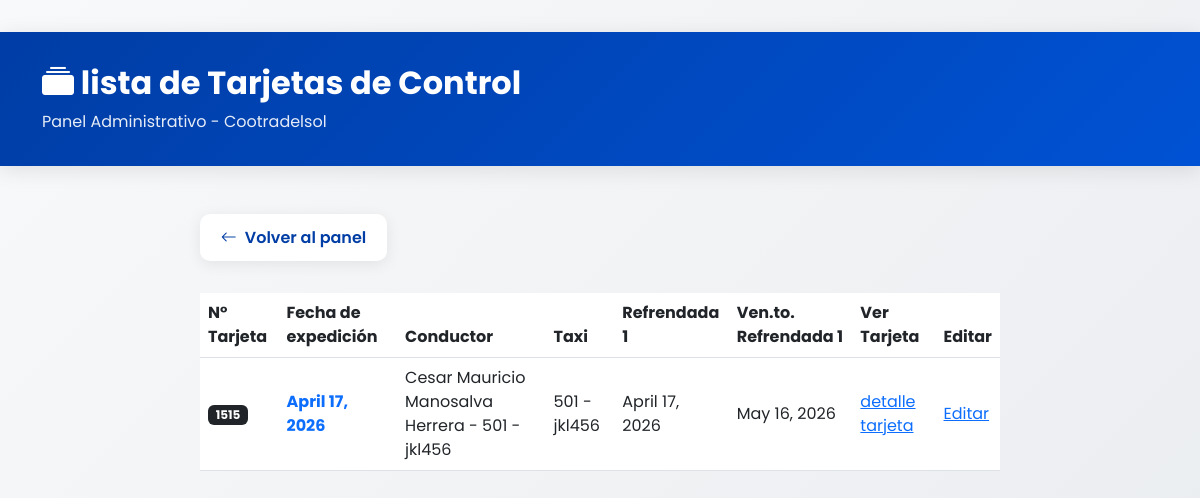
/lista_tarjeta_control/, run on the app's committed database.
### admin_cosol/models.py (models this page shows, shortened)
class TarjetaControls (models.Model):
    numero_tarjeta = models.CharField(max_length=10)
    fecha_expedicion = models.DateField(blank=True, null=True)
    conductor = models.ForeignKey(Conductores, on_delete=models.CASCADE)
    taxi = models.ForeignKey(Taxis, on_delete=models.CASCADE)
    refrendada1 = models.DateField(blank=True, null=True, verbose_name="Refrendada 1")
    vencimientorefrendada1 = models.DateField(blank=True, null=True, verbose_name="vencimiento refrendad 1")
    refrendada2 = models.DateField(blank=True, null=True, verbose_name="Refrendada 2")
    vencimientorefrendada2 = models.DateField(blank=True, null=True, verbose_name="vencimiento refrendada 2")
    refrendada3 = models.DateField(blank=True, null=True, verbose_name="Refrendada 3")
    vencimientorefrendada3 = models.DateField(blank=True, null=True, verbose_name="vencimiento refrendada 3")
    refrendada4 = models.DateField(blank=True, null=True, verbose_name="Refrendada 4")
    vencimientorefrendada4 = models.DateField(blank=True, null=True, verbose_name="vencimiento refrendada 4")
    refrendada5 = models.DateField(blank=True, null=True, verbose_name="Refrendada 5")
    vencimientorefrendada5 = models.DateField(blank=True, null=True, verbose_name="vencimiento refrendada 5")
    refrendada6 = models.DateField(blank=True, null=True, verbose_name="Refrendada 6")
    vencimientorefrendada6 = models.DateField(blank=True, null=True, verbose_name="vencimiento refrendada 6")
    refrendada7 = models.DateField(blank=True, null=True, verbose_name="Refrendada 7")
    vencimientorefrendada7 = models.DateField(blank=True, null=True, verbose_name="vencimiento refrendada 7")

class Conductores(models.Model):
    nombres = models.CharField(max_length=150)
    apellidos = models.CharField(max_length=150)
    numero_identificacion = models.CharField(max_length=20)
    rh = models.CharField(max_length=3)
    direccion = models.CharField(max_length=200)
    telefono = models.CharField(max_length=10)
    eps = models.CharField(max_length=50)
    arl = models.CharField(max_length=50)
    anotaciones = models.TextField(blank=True, null=True)
    imagen = models.ImageField(upload_to='conductores/', blank=True, null=True)
    taxi = models.ForeignKey(Taxis, on_delete=models.CASCADE)
    def __str__(self):
        return f"{self.nombres} {self.apellidos} - {self.taxi}"

class Taxis (models.Model):
    numero_interno = models.IntegerField(max_length=3)
    placa = models.CharField(max_length=6)
    marca = models.CharField(max_length=20)
    modelo = models.IntegerField(max_length=4)
    radio = models.CharField(max_length=20)
    marca_radio = models.CharField(max_length=20)
    soat = models.DateField(blank=True, null=True)
    tecnomicanica = models.DateField(blank=True, null=True)
    def __str__(self):
        return f"{self.numero_interno} - {self.placa}"

### admin_cosol/views.py (the view)
# urls.py: path('lista_tarjeta_control/', views.lista_tarjeta_control, name='lista_tarjeta_control'),
def lista_tarjeta_control(request):
    tarjetas_control = TarjetaControls.objects.all()
    return render(request, 'tarjetas_control.html', {'tarjetas_control': tarjetas_control})

### admin_cosol/templates/tarjetas_control.html (shortened to what this page needs)
<!DOCTYPE html>
<html lang="es">
<head>
    <link href="https://cdn.jsdelivr.net/npm/bootstrap@5.3.0/dist/css/bootstrap.min.css" rel="stylesheet">
    <link rel="stylesheet" href="https://cdn.jsdelivr.net/npm/bootstrap-icons@1.11.0/font/bootstrap-icons.css">
    {% load static %}
</head>
<body>
    <div class="page-header">
        <div class="container">
            <div class="d-flex justify-content-between align-items-center flex-wrap gap-3">
                <div>
                    <h1><i class="bi bi-collection-fill"></i> lista de Tarjetas de Control</h1>
                    <p>Panel Administrativo - Cootradelsol</p>
                </div>
            </div>
        </div>
    </div>
    <div class="container">
        <div class="form-container">
            <a href="{% url 'login' %}" class="back-link">
                <i class="bi bi-arrow-left"></i>
                Volver al panel
            </a>
            <div class="table-responsive">
    <table class="table table-hover align-middle custom-table">
        <thead>
            <tr>
                <th>N° Tarjeta</th>
                <th>Fecha de expedición</th>
                <th>Conductor</th>
                <th>Taxi</th>
                <th>Refrendada 1</th>
                <th>Ven.to. Refrendada 1</th>
                <th>Ver Tarjeta</th>
                <th>Editar</th>
            </tr>
        </thead>
        <tbody>
            {% for tarjeta in tarjetas_control %}
            <tr>
                <td><span class="badge bg-dark">{{ tarjeta.numero_tarjeta }}</span></td>
                <td class="fw-bold text-primary">{{ tarjeta.fecha_expedicion }}</td>
                <td>{{ tarjeta.conductor }}</td>
                <td>{{ tarjeta.taxi }}</td>
                <td>
                    {{ tarjeta.refrendada1 }}
                </td>
                <td>{{ tarjeta.vencimientorefrendada1 }}</td>
                <td>
                    <a href="{% url 'detalle_tarjeta' tarjeta.id %}">detalle tarjeta</a>
                </td>
                <td>
                    <a href="">Editar</a>
                </td>
            </tr>
            {% endfor %}
        </tbody>
    </table>
</div>
        </div>
    </div>
</body>
</html>

### admin_cosol/templates/tarjetas_control.html (style rules this page uses)
:root { --primary-color: #FDB913; --secondary-color: #003DA5; --dark-color: #1a1a1a; --light-color: #f8f9fa; }
* { margin: 0; padding: 0; box-sizing: border-box; }
body { font-family: 'Poppins', sans-serif; background: linear-gradient(135deg, #f8f9fa 0%, #e9ecef 100%); min-height: 100vh; padding: 2rem 0; }
.page-header { background: linear-gradient(135deg, var(--secondary-color) 0%, #0052d4 100%); color: white; padding: 2rem 0; margin-bottom: 3rem; box-shadow: 0 4px 20px rgba(0,0,0,0.1); }
.page-header h1 { font-size: 2rem; font-weight: 700; margin: 0; }
.page-header p { margin: 0.5rem 0 0; opacity: 0.9; }
.form-container { max-width: 800px; margin: 0 auto; animation: slideUp 0.6s ease-out; }
.back-link { display: inline-flex; align-items: center; gap: 0.5rem; color: var(--secondary-color); text-decoration: none; font-weight: 600; margin-bottom: 2rem; padding: 0.7rem 1.3rem; background: white; border-radius: 10px; box-shadow: 0 3px 15px rgba(0,0,0,0.08); transition: all 0.3s ease; }

### data on the page
TarjetaControls: numero_tarjeta "1515", fecha_expedicion "April 17, 2026", conductor "Cesar Mauricio Manosalva Herrera - 501 - jkl456", taxi "501 - jkl456", refrendada1 "April 17, 2026", vencimientorefrendada1 "May 16, 2026"
